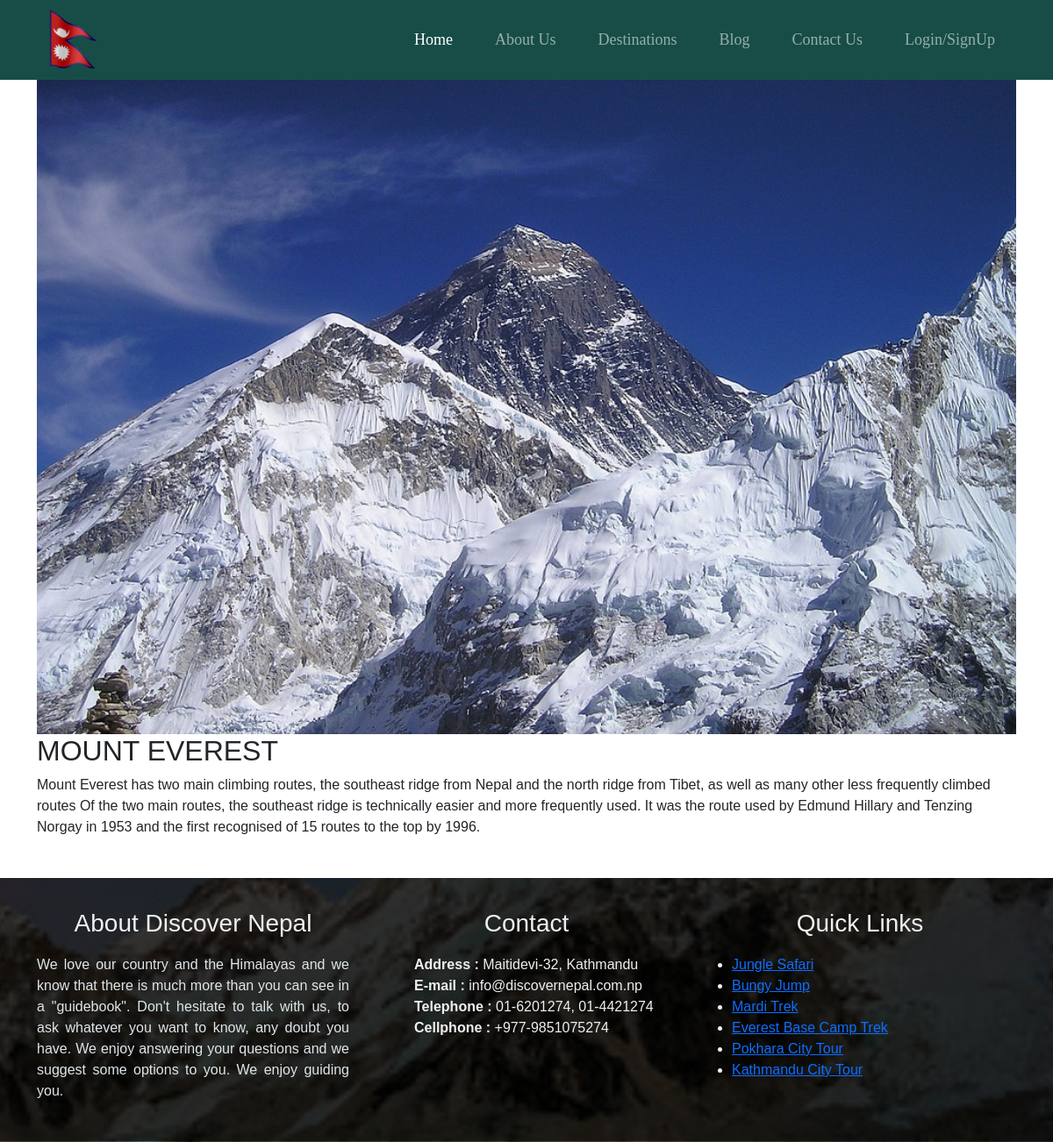
Screenshot of /single-page.php?id=2 with the database file from the repository.
### tables this page shows
CREATE TABLE `tbl_exp_dest` (
  `id` int(11) NOT NULL,
  `title` varchar(255) NOT NULL,
  `images` varchar(255) NOT NULL,
  `short_desc` text NOT NULL,
  `long_desc` text NOT NULL,
  `added_date` datetime NOT NULL DEFAULT current_timestamp(),
  `modified_date` datetime NOT NULL
);

### single-page.php (the view)
<?php $db = mysqli_connect('localhost', 'root', '', 'discover_nepal');?>
<?php include_once 'include/header.php' ?>
        <div class="single-box">
            <div class="container">
                <div class="row">
                <?php
                    if (isset($_GET['id'])){
                            $id = $_GET['id'];
                            $query = "SELECT * FROM tbl_exp_dest WHERE id=".$id;
                            $results = mysqli_query($db, $query);
                            $rowcount=mysqli_num_rows($results);
                            if ($rowcount >= 0) {
                                $row = mysqli_fetch_array($results);
                            }
                            echo
                            '<div class="col-md-12 col-12">
                                <div class="image">
                                    <div class="bg-image.box">
                                        <img src="img/'.$row["images"].'" alt="#" class="img-responsive">
                                    </div>
                                </div>
                                <div class="description">
                                    <h2>'.$row["title"].'  </h2>
                                    <p>
                                    '.nl2br($row["long_desc"]).'
                                    </p>
                                </div>
                            </div>';
                    }
                ?>
                </div>
            </div>
        </div>
<?php include_once 'include/footer.php' ?>

### css/custom.css (style rules this page uses)
html,body { font-family: 'Montserrat', sans-serif; height:100%; width:100%; }
.img-responsive { width:100%; }

### rows the page displays
tbl_exp_dest: images (picture), title "MOUNT EVEREST", long_desc "Mount Everest has two main climbing routes, the southeast ridge from Nepal and the north ridge from Tibet, as well as many other less frequently climbed routes Of the two main routes, the southeast ridge is technically easier and more frequently used. It was the route used by Edmund Hillary and Tenzing Norgay in 1953 and the first recognised of 15 routes to the top by 1996."
